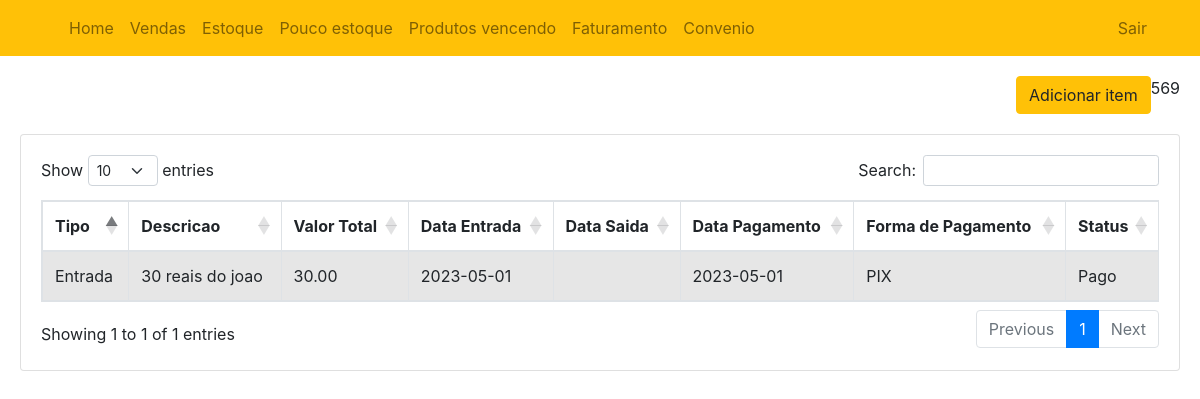
/faturamento.php, run on the app's committed database.
### tables this page shows
CREATE TABLE `financeiro` (
  `id` int(11) NOT NULL,
  `tipo` varchar(100) NOT NULL,
  `descricao` varchar(255) DEFAULT NULL,
  `valor_total` decimal(10,2) DEFAULT NULL,
  `data_entrada` date DEFAULT NULL,
  `data_saida` date DEFAULT NULL,
  `data_pagamento` date DEFAULT NULL,
  `tipo_pagamento` varchar(50) DEFAULT NULL,
  `status` varchar(50) DEFAULT NULL
);

### faturamento.php (the view, shortened to what this page needs)
<?php
$conexao = conexao::getInstance();
$sql = 'SELECT * FROM financeiro';
$stm = $conexao->prepare($sql);
$stm->execute();
$items = $stm->fetchAll(PDO::FETCH_OBJ);
$sql = 'SELECT sum(valor_total) as total FROM vendas';
$stm = $conexao->prepare($sql);
$stm->execute();
$valorTOTAL = $stm->fetch(PDO::FETCH_ASSOC);
?>
<!DOCTYPE html>
<html lang="en">
<head>
    <link href="https://cdn.jsdelivr.net/npm/bootstrap@5.2.3/dist/css/bootstrap.min.css" rel="stylesheet"
>
    <link rel="stylesheet" href="https://cdn.datatables.net/1.13.1/css/dataTables.bootstrap5.min.css">
</head>
<body>
    <?php require('navbar.php') ?>
    <div class="d-flex flex-end" style="margin: 20px; justify-content: flex-end">
        <button type="button" class="btn btn-warning" data-bs-toggle="modal" data-bs-target="#CadastrarModal">Adicionar
            item</button>
        <?= $valorTOTAL['total'] ?>
    </div>
    <div class="card" style="margin: 20px;">
        <div class="card-body">
            <div class="table-responsive">
                <table id="example" class="table table-striped table-bordered second" style="width: 100%;">
                    <thead>
                        <tr>
                            <th>Tipo</th>
                            <th>Descricao</th>
                            <th>Valor Total</th>
                            <th>Data Entrada</th>
                            <th>Data Saida</th>
                            <th>Data Pagamento</th>
                            <th>Forma de Pagamento</th>
                            <th>Status</th>
                        </tr>
                    </thead>
                    <tbody>
                        <?php foreach ($items as $item): ?>
                            <tr>
                                <td>
                                    <?= $item->tipo ?>
                                </td>
                                <td>
                                    <?= $item->descricao ?>
                                </td>
                                <td class="money">
                                    <?= $item->valor_total ?>
                                </td>
                                <td>
                                    <?= $item->data_entrada ?>
                                </td>
                                <td>
                                </td>
                                <td>
                                    <?= $item->data_pagamento ?>
                                </td>
                                <td>
                                    <?= $item->tipo_pagamento ?>
                                </td>
                                <td>
                                    <?= $item->status ?>
                                </td>
                            </tr>
                        <?php endforeach; ?>
                    </tbody>
                </table>
            </div>
        </div>
    </div>
</body>
</html>

### data on the page
financeiro: tipo "Entrada", descricao "30 reais do joao", valor_total "30.00", data_entrada "2023-05-01", data_pagamento "2023-05-01", tipo_pagamento "PIX", status "Pago"

### other printed values
$valorTOTAL['total'] "569"
